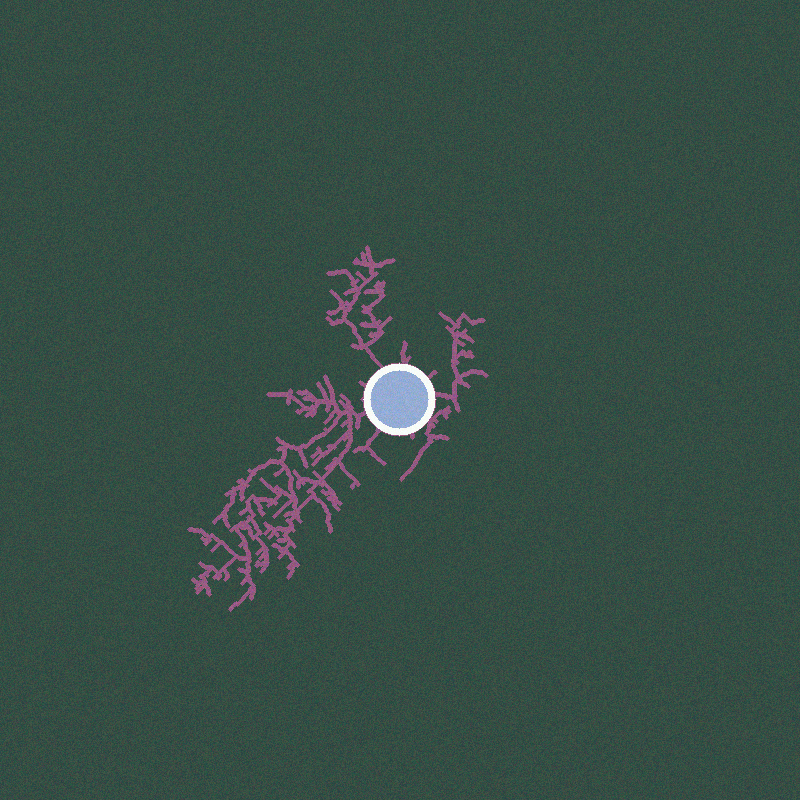
%> input picture artificial_colored/c49.png, 800 x 800 px
$ octave test_run.m   (GNU Octave 9; MATLAB toolbox functions it lacks are replaced by stand-ins)
%> lines starting %> are read from the running program, lines starting %| are printed output that depends on the picture; in (x1, y1, x2, y2) boxes, pixels count from 0 and x2, y2 are one past the last pixel; in counts of white or black regions, pixels touching at a corner belong together; the program's own positions count from 1
### results_skewness/colorextract_artificial.m
function skleton = colorextract_artificial(filename, mode)

if isstring(filename) || ischar(filename)
    RGB = imread(filename);
else
    RGB = filename;
end

if mode == 'r'
    RGB = imrotate(RGB, 180);
end
% imshow(RGB)

%convert frame from RGB to YCBCR colorspace
lab_he = rgb2lab(RGB);
[h, w, ~] = size(RGB);
% [33 lines of commented-out code are left out]

lab_he = lab_he(:,:,2);
lab_he = adpmedian(lab_he,3);
% Image2= rgb2gray(lab_he);
% figure, imshow(Image2)
Image2 = imbinarize(lab_he, 12);
% imshow(Image2)
Image2 = bwareaopen(Image2, 40);

% [4 lines of commented-out code are left out]
circle_info_set = round(mean(hough_circle(im2bw(rgb2gray(RGB)), .5, .1, 35, 35, 1),2));
circle.centers(1,1) = circle_info_set(2);
circle.centers(1,2) = circle_info_set(1);
circle.radii = circle_info_set(3);
% hold on, Image2 = viscircles(circle.centers, circle.radii, 'Color', 'w');
% Image2 = imfill(Image2, 'holes');
[xgrid, ygrid] = meshgrid(1:size(Image2,2), 1:size(Image2,1));
circlemask = sqrt((xgrid- circle.centers(1,1)).^2 + ...
    (ygrid- circle.centers(1,2)).^2) <= circle.radii + 2;
circlemask2 = sqrt((xgrid- circle.centers(1,1)).^2 + ...
    (ygrid- circle.centers(1,2)).^2) <= circle.radii + 1;
Image2 = logical(Image2 + circlemask);
%  figure, imshow(Image2)
Image2 = Image2 - circlemask2;
% figure, imshow(Image2)
Image2 = imdilate(Image2, strel('disk',1));

sk = bwmorph(Image2,'thin', inf);
% sk = bwmorph(Image2,'thin', 10);
skleton = bwmorph(sk, 'fill');
% figure, imshow(skleton)
% skleton = bwmorph(skleton,'fill');
% figure, imshow(skleton)
% skleton = bwmorph(skleton,'fill');
% figure, imshow(skleton)
% figure, imshow(skleton)

### artificial_colored/adpmedian.m
function ret = adpmedian(g, Smax)
% Perform adaptive median filtering
% Smax-by-Smax

if (Smax <= 1) || (Smax/2 == round(Smax/2) || (Smax ~= round(Smax)))
    error('Smax must be an odd integer > 1.')
end

f = g;
f(:) = 0;
alreadyProcessed = false(size(g));

% Begin filtering
for k = 3:2:Smax
    zmin = ordfilt2(g, 1, ones(k, k), 'symmetric');
    zmax = ordfilt2(g, k *k, ones(k, k), 'symmetric');
    zmed = medfilt2(g, [k, k], 'symmetric');

    processUsingLevelB = (zmed > zmin) & (zmax > zmed) &...
        ~alreadyProcessed;
    zB = (g > zmin) & (zmax > g);
    outputZxy = processUsingLevelB & zB;
    outputZmed = processUsingLevelB & ~zB;
    f(outputZxy) = g(outputZxy);
    f(outputZmed) = zmed(outputZmed);

    alreadyProcessed = alreadyProcessed | processUsingLevelB;
    if all(alreadyProcessed(:))
        break;
    end
end

f(~alreadyProcessed) = zmed(~alreadyProcessed);
ret = f;

### hough_circle.m
function [para, hough_space,hough_circleOut] = hough_circle(BW,step_r,step_angle,r_min,r_max,p)
%[HOUGH_SPACE,HOUGH_CIRCLE,PARA] = HOUGH_CIRCLE(BW,STEP_R,STEP_ANGLE,R_MAX,P)

[m,n] = size(BW);
size_r = round((r_max-r_min)/step_r)+1;
size_angle = round(2*pi/step_angle);

hough_space = zeros(m,n,size_r);

[rows,cols] = find(BW);
ecount = size(rows);

% Hough Transformation
% Transform (x,y) domain to (a, b, r) domain
% a = x-r*cos(angle)
% b = y-r*sin(angle)
for i=1:ecount
    for r=1:size_r
        for k=1:size_angle
            a = round(rows(i)-(r_min+(r-1)*step_r)*cos(k*step_angle));
            b = round(cols(i)-(r_min+(r-1)*step_r)*sin(k*step_angle));
            if(a>0&a<=m&b>0&b<=n)
                hough_space(a,b,r) = hough_space(a,b,r)+1;
            end
        end
    end
end

% ??????????
max_para = max(max(max(hough_space)));
index = find(hough_space>=max_para*p);
length = size(index);
hough_circleOut=zeros(m,n);
for i=1:ecount
    for k=1:length
        par3 = floor(index(k)/(m*n))+1;
        par2 = floor((index(k)-(par3-1)*(m*n))/m)+1;
        par1 = index(k)-(par3-1)*(m*n)-(par2-1)*m;
        if((rows(i)-par1)^2+(cols(i)-par2)^2<(r_min+(par3-1)*step_r)^2+5&...
                (rows(i)-par1)^2+(cols(i)-par2)^2>(r_min+(par3-1)*step_r)^2-5)
            hough_circleOut(rows(i),cols(i)) = 1;
        end
    end
end

% The output
for k=1:length
    par3 = floor(index(k)/(m*n))+1;
    par2 = floor((index(k)-(par3-1)*(m*n))/m)+1;
    par1 = index(k)-(par3-1)*(m*n)-(par2-1)*m;
    par3 = r_min+(par3-1)*step_r;
    fprintf(1,'Center%d at [%d, %d], radius = %d\n',k,par1,par2,par3);
    para(:,k) = [par1,par2,par3]';

end

### graph_based_rdGen.m
function [TreeStruct, new_result, cellnodes, distinfo, angleinfo] = graph_based_rdGen(image, circleInfo, varargin)
%%This function is differ than the original graph_based function, it should
%%be called when the image is just a skeleton, and can be easily get Tree
%%structure

%%% remove circle in center and find tree initial point
[height, width] = size(image);
radius = circleInfo.radius;
centery = circleInfo.x;
centerx = circleInfo.y;
% ADD 1st mask
initial_image = image;
[xgrid, ygrid] = meshgrid(1:width, 1:height);
mask = sqrt((xgrid-centery).^2 + (ygrid-centerx).^2) <= radius-1;
mask = (mask-1)*(-1);
initial_image = mask.*initial_image;

rootinfo.radius = radius;
rootinfo.x = centerx;
rootinfo.y = centery;
TrueDotsSet = findInitialDots(image, 1, rootinfo, []);

%%Check initialDots existance and store

% index = 1;
for k =1 :size(TrueDotsSet,1)
    %     if (initial_image(TrueDotsSet(k,1), TrueDotsSet(k,1)) ~= 1)
    %         continue
    %     end
    eval(['points.p' num2str(k) '.x = TrueDotsSet(k,2);']);
    eval(['points.p' num2str(k) '.y = TrueDotsSet(k,1);']);
    %     index = index + 1;
end

% imshow(image)
% viscircles([TrueDotsSet(:,2) TrueDotsSet(:,1)],ones(1,size(TrueDotsSet,1)) * 0.3);
parent.x = rootinfo.x;
parent.y = rootinfo.y;
parent.level = 1;

% The input is subnode for central node, parent and image,...
% the output is overthrough node based on the input nodes.
result = newNode_Search(points, initial_image, parent,[], [], 1, circleInfo);
% hold all;
% plot(result(:,2),result(:,1),'.','MarkerSize',20);
%%% prepare desired graph
new_result =zeros(size(result,1), 10);

for l =1 : size(result,1)
    % node[Rx(the distance between parent and child), Ry (same as
    % before), angle, type ,level, parentx, parenty, x, y, middle radius]
    % 11/19/18 modified angle to atan2 and make it as degree  Zaoyi
    new_result(l,:) = [result(l,1)-result(l,5) result(l,2)-result(l,6)...
        atan2(((result(l,6)-result(1,2))),(result(l,1)-result(1,5)))...
        result(l,3) result(l,4) result(l,5) result(l,6) result(l,1) result(l,2) radius];
end
length_level = max(new_result(:,5)); % The highest depth
new_result =[new_result,zeros(size(result,1),1)];
%
% figure, imshow(image)
% viscircles([new_result(:,8) new_result(:,9)],ones(1,size(new_result,1)) * 0.5);

% Make the node set to have an id, which is based on angle
% Modified Zaoyi 11/25/2018
[newnew_result, index] = sort(new_result(:,3));
new_result = new_result(index,:);
for z=1:length_level      % To get the nodes with in the same level
    [samelevely,samelevelx] =  (find(new_result(:,5)==z));
    templevelmatrix = new_result(samelevely,3);
    [h,w] = size(templevelmatrix);
    Id = [1:h].';
    % Give them like a ID for every node, if they are in the same level, they have ID from [1, h].
    for ww=1:h
        new_result(samelevely(ww),10) = Id(ww);
    end
end


% Mark the node set to have ability to handle the children     %%%
% Modified Zaoyi 11/18/2018
[row, col] = size(new_result);
cellnodes = cell(row, col);
for r = 1:row
    for c = 1:col
        cellnodes{r,c} = new_result(r,c);
    end
end

count = 1;
for m = 1:row
    cellnodes{m, 12} = count;
    new_result(m, 12) = count;
    count = count + 1;
end


% Link children method, see specfic in the linkchildern method %% modified
% Zaoyi Chi
cellnodes = linkchildren(cellnodes, row, new_result);

for param = 1:row
    if (cellnodes{param,4} == 1)
        cellnodes{param,4} = 'bifurcation';
    elseif(cellnodes{param,4} == 2)
        cellnodes{param,4} = 'end';
    end
end

% Link siblings method, only for same parent and same level are siblings %
% modified Zaoyi Chi

cellnodes = linksibling(cellnodes, new_result);

if (isempty(varargin))
    % Build TreeStructure %%%Modified Zaoyi
    [TreeStruct, distinfo, angleinfo] = buildTreeStrcut(cellnodes, new_result, rootinfo);
else
    distinfo = varargin{1};
    angleinfo = varargin{2};
    TreeStruct = buildTreeStrcut(cellnodes, new_result, rootinfo, distinfo, angleinfo);
    %%%
end
end

### findInitialDots.m
function TrueDotsSet = findInitialDots(skleton, iterTimes, rootinfo, exdotsSet)
%%Find the initial points of each branch of the skleton
%%The recursive function to find the points, iterTimes starts with 0

[het, len] = size(skleton);
[xgrid, ygrid] = meshgrid(1:len,1:het);

firstMask = (sqrt((xgrid - rootinfo.y).^2 + (ygrid - rootinfo.x).^2)...
    <= rootinfo.radius + iterTimes);

firstMask = -firstMask + 1;
skletonTemp = skleton .* firstMask;

secondMask = (sqrt((xgrid - rootinfo.y).^2 + (ygrid - rootinfo.x).^2)...
    <= rootinfo.radius + iterTimes + 1);

initialDotsImage = skletonTemp .* secondMask;
[dotsSetx, dotsSety] = find(initialDotsImage == 1);
dotsSet = [dotsSetx, dotsSety];


%%Solve the new dotsSet have two adjacent dots, only have the smaller one
numDots = size(dotsSet, 1);
tempdotsOg = dotsSet;
for index = 1:numDots
    tempDot = tempdotsOg(index,:);
    tempDotsSet = setdiff(dotsSet, tempDot, 'rows', 'stable');

    for index2 = 1:size(tempDotsSet,1)
        tempDot2 = tempDotsSet(index2,:);
        if ((tempDot(1) == tempDot2(1) || tempDot(1) == tempDot2(1)+1 || ...
                tempDot(1) == tempDot2(1)-1) && (tempDot(2) == tempDot2(2) || ...
                tempDot(2) == tempDot2(2)+1 || tempDot(2) == tempDot2(2)-1))

            r1 = sqrt((tempDot(1) - rootinfo.x)^2 + (tempDot(2) - rootinfo.y)^2);
            r2 = sqrt((tempDot2(1) - rootinfo.x)^2 + (tempDot2(2) - rootinfo.y)^2);

            if (r1 <= r2)
                dotsSet = setdiff(dotsSet, tempDot2, 'rows', 'stable');
            else
                dotsSet = setdiff(dotsSet, tempDot, 'rows', 'stable');
            end

            break;
        end
    end
end

%%Do comparison between the new dotsSet and previous one
numDots = size(dotsSet,1);
numexDots = size(exdotsSet,1);
tempSet = dotsSet;
for index = 1:numDots
    X = tempSet(index,1);
    Y = tempSet(index,2);
    for index2 = 1:numexDots
        exX = exdotsSet(index2,1);
        exY = exdotsSet(index2,2);
        if ((exX == X || exX == X + 1 ||  exX == X - 1)...
                && (exY == Y || exY == Y + 1 || exY == Y -1))
            dotsSet = setdiff(dotsSet,[X, Y], 'rows', 'stable');
            break;
        end
    end
end

if (iterTimes == 1)
    TrueDotsSet = dotsSet;
else
    TrueDotsSet = union(exdotsSet,dotsSet,'rows','stable');
end

if (iterTimes == 2)
    return;
else
    TrueDotsSet = findInitialDots(skleton, iterTimes + 1, rootinfo,...
        TrueDotsSet);
end

### newNode_Search.m
function [nodesSet,dotsSet] = newNode_Search(points, imageWoCircle, parent, dotsSet, nodesSet, init_flg, circleInfo)
%%This is newNode Search function to handle the always error inside of old
%%node_search function
%%The output will be a matrix with bunch of info
%%1. node.x | 2. node.y | 3. nodeType | 4. parentLevel | 5. parent.x | 6.
%%parent.y

numpoints = numel(fieldnames(points));
for index = 1:numpoints
    eval(['tempX = points.p' num2str(index) '.x;']);
    eval(['tempY = points.p' num2str(index) '.y;']);

    %---------------------Debug code----------------------------
%         imshow(imageWoCircle)
    %      viscircles([tempX tempY], 0.3);
    %-----------------------------------------------------------

    eval(['boxFramex = (points.p' num2str(index) '.x - 1) : (points.p' num2str(index) '.x + 1);']);
    eval(['boxFramey = (points.p' num2str(index) '.y - 1) : (points.p' num2str(index) '.y + 1);']);
    dotsSet = unique([dotsSet; tempX, tempY], 'rows' ,'stable');
    if (init_flg)
        matFrame = initialRemoval(tempX, tempY, imageWoCircle(boxFramey, boxFramex), circleInfo);
    else
        matFrame = imageWoCircle(boxFramey, boxFramex);
    end
    [Ys, Xs] = find(matFrame == 1);
    exactXs = Xs + tempX - 2;
    exactYs = Ys + tempY - 2;

    newdots = setdiff([exactXs, exactYs], dotsSet, 'rows', 'stable');

    numNewDots = size(newdots,1);
    % [13 lines of commented-out code are left out]

    dotsSet = unique([dotsSet; newdots], 'rows', 'stable');

    switch(numNewDots)
        case 0
            if (init_flg)
                continue
            end

            nodeType = 2;
            %--------DEBUG--------------
            %             viscircles([tempX tempY], 1);
            %---------------------------
            nodesSet = [nodesSet; tempX, tempY,...
                nodeType, parent.level, parent.x, parent.y];
        case 1
            newpoints = struct;
            newpoints.p1.x = newdots(1);
            newpoints.p1.y = newdots(2);
            [nodesSet, dotsSet] = newNode_Search(newpoints, imageWoCircle,...
                parent, dotsSet, nodesSet, 0);

        otherwise
            nodeType = 1;
            %--------DEBUG--------------
            %             viscircles([tempX tempY], 1);
            %---------------------------
            nodesSet = [nodesSet; tempX, tempY,...
                nodeType, parent.level, parent.x, parent.y];
            if numNewDots == 3
                indexS = middleOfThree(newdots);
                for index2 = 1:3
                    eval(['newpoints.p' num2str(index2) '.x = newdots(indexS(index2),1);']);
                    eval(['newpoints.p' num2str(index2) '.y = newdots(indexS(index2),2);']);
                end
            elseif (numNewDots == 2) && (init_flg ~= 1)
                newpoints = struct;
                newdots = go_old_way(matFrame,...
                    tempX, tempY, setdiff(dotsSet,newdots,'rows', 'stable'), newdots, nodesSet);
                for index2 = 1:2

                    eval(['newpoints.p' num2str(index2) '.x = newdots(index2,1);']);
                    eval(['newpoints.p' num2str(index2) '.y = newdots(index2,2);']);
                end
            else
                for index2 = 1:numNewDots

                    eval(['newpoints.p' num2str(index2) '.x = newdots(index2,1);']);
                    eval(['newpoints.p' num2str(index2) '.y = newdots(index2,2);']);
                end
            end
            subParent.x = tempX;
            subParent.y = tempY;
            subParent.level = parent.level + 1;
            [nodesSet, dotsSet] = newNode_Search(newpoints, imageWoCircle,...
                subParent, dotsSet, nodesSet, 0);

    end

end
end


% [19 lines of commented-out code are left out]

% [37 lines left out: functions middleOfThree, go_old_way, not called in this run]

function matFrame = initialRemoval(tempX, tempY, inputFrame, circleInfo)
deg = rad2deg(atan2(circleInfo.y-tempY, tempX-circleInfo.x));
if deg == 180
    deg = -180;
end
inputList = inputFrame(:);
choice = zeros(8,3);
choice(5,:) = [1, 2, 3];
choice(6,:) = [2, 3, 6];
choice(7,:) = [3, 6, 9];
choice(8,:) = [6, 8, 9];
choice(1,:) = [7, 8, 9];
choice(2,:) = [4, 7, 8];
choice(3,:) = [1, 4, 7];
choice(4,:) = [1, 2, 4];

for index = 1:8
    if (deg < (index-4)*45) && (deg >= (index-5)*45)
        ratio = (deg - (index-5)*45)/45;
        if ratio > .5
            if (index == 8)
                out = choice(1,:);
            else
                out = choice(index+1,:);
            end
        else
            out = choice(index,:);
        end
        break;
    end
end
inputList(out) = 0;
matFrame = reshape(inputList, [3,3]);
end

### results_skewness/test_run.m

rateTable = zeros(10,1);
fn = "c49.png";


i = 0;
for sigma = 0:0.0011:0.01
    i = i +1;
    fn_rt = imnoise(imread(fn),'gaussian', 0, sigma);
%> fn_rt is the input picture: size 800x800x3 uint8; mean R, G, B 55.3, 78.5, 69.7
%     snr_table(i) = computeSNR(rgb2gray(imread(fn)), rgb2gray(fn_rt), 'd');
    sk = colorextract_artificial(fn, 'n');
%> in colorextract_artificial, `Image2 = imbinarize(lab_he, 12);`:
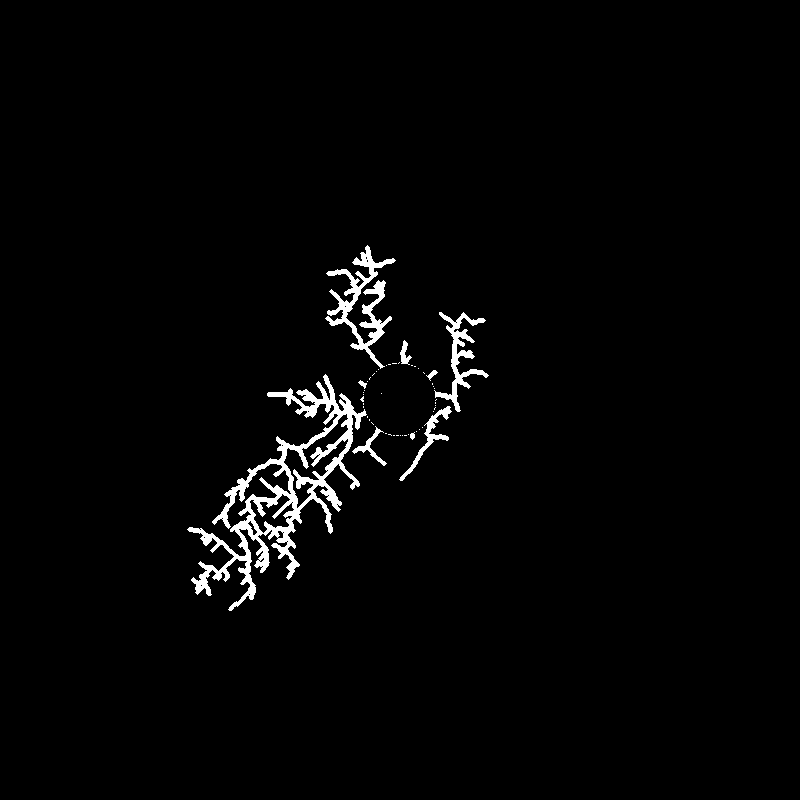
%> Image2: size 800x800 logical; 2% white; 51 white regions (42 under 20 px), largest, box (x1, y1, x2, y2) and area: (187, 374, 367, 611) 8163, (325, 245, 396, 369) 2257, (434, 312, 489, 412) 1257
%> in hough_circle, `[rows,cols] = find(BW);`: rows = 4067 values from 266 to 585; cols = 4067 values from 196 to 457
%> in hough_circle, `ecount = size(rows);`: ecount = [4067 1]
%> after the loop in hough_circle, `for i=1:ecount`:
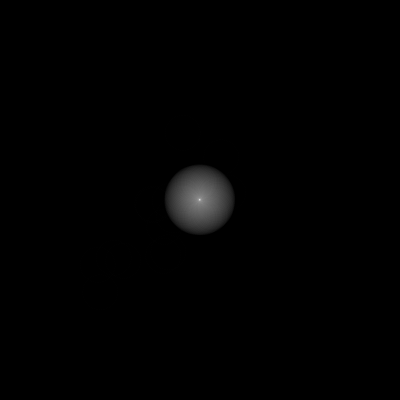
%> hough_space: size 800x800 double (shown at 1/2 size); min 0, max 63, mean 0.4; drawn with min black and max white
%> in hough_circle, `max_para = max(max(max(hough_space)));`: max_para = 63
%> in hough_circle, `index = find(hough_space>=max_para*p);`: index = 319600
%> in hough_circle, `length = size(index);`: length = [1 1]
%> after the loop in hough_circle, `for i=1:ecount`:
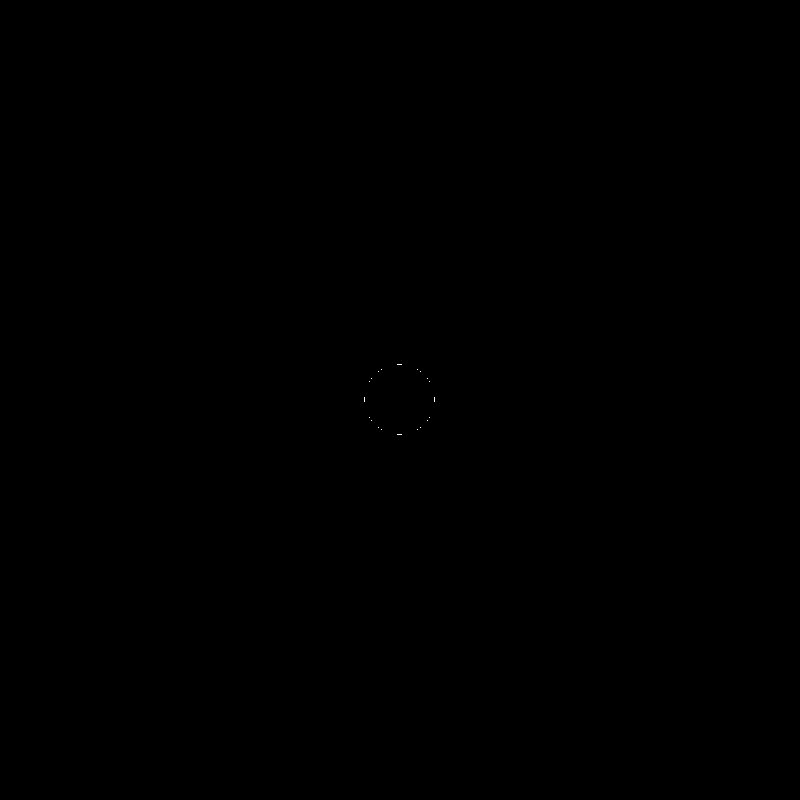
%> hough_circleOut: size 800x800 double; values 0 (black) and 1 (white), 0.01% white in thin lines or dots, all inside (x1, y1, x2, y2) = (364, 364, 435, 435)
%> the loop in hough_circle, `for k=1:length` made 1 pass
%> (par3, par2, par1) on pass 1: (35, 400, 400)
%> (printed output is left out)
%> after the loop in hough_circle, `for k=1:length`: para = [400; 400; 35]
%> in colorextract_artificial, `circle.radii = circle_info_set(3);`: circle.radii = 35
    sk_rt = colorextract_artificial(fn_rt, 'n');
%> the loop in adpmedian (call 2), `for k = 3:2:Smax` made 1 pass
%> pass 1, in adpmedian (call 2), `zB = (g > zmin) & (zmax > g);`:
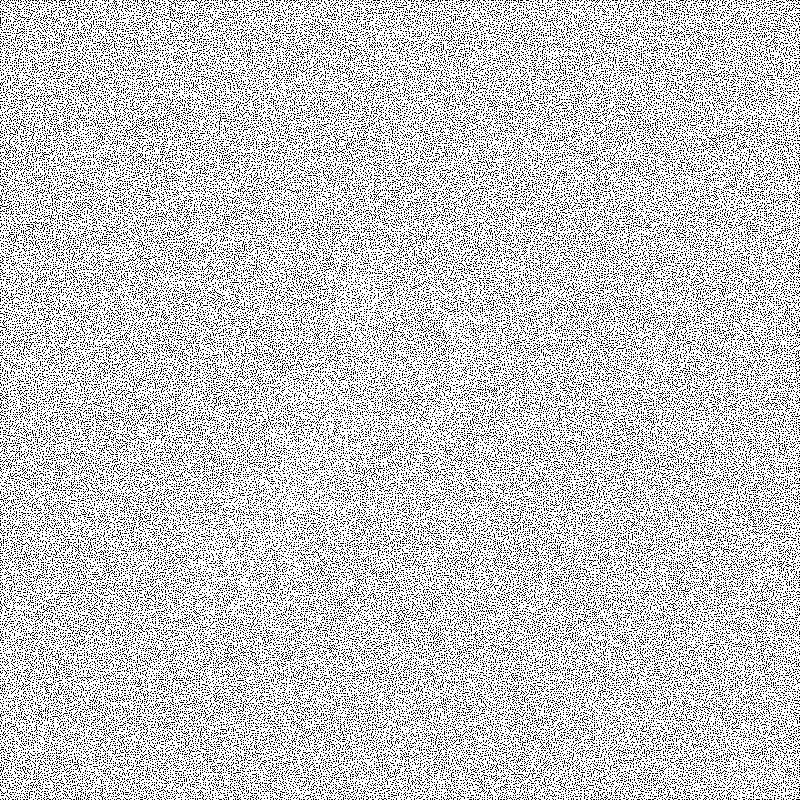
%> zB: size 800x800 logical; 77.9% white; black in thin lines or dots
%> the loop in hough_circle (call 2), `for k=1:length` made 1 pass
%> (printed output is left out)
    circleRef.x = 400;
    circleRef.y = 400;
    circleRef.radius = 35;

    circleTest.x = 400;
    circleTest.y = 400;
    circleTest.radius = 35;

    [tree_test, ~, cell_test] = graph_based_rdGen(sk_rt, circleTest);
%> in findInitialDots, `[dotsSetx, dotsSety] = find(initialDotsImage == 1);`: dotsSetx = 165 values from 363 to 436
%> in findInitialDots, `dotsSet = [dotsSetx, dotsSety];`: dotsSet = 165 rows, first 12: [400 363; 392 364; 393 364; 394 364; 395 364; 396 364; 397 364; 398 364; 399 364; 401 364; 402 364; 403 364]
%> in findInitialDots, `numDots = size(dotsSet, 1);`: numDots = 165
%> in findInitialDots, `tempdotsOg = dotsSet;`: tempdotsOg has the same summary as dotsSet
%> the loop in findInitialDots, `for index = 1:numDots` made 165 passes
%> tempDot on passes 1 to 3: [400 363], [392 364], [393 364]
%> after the loop in findInitialDots, `for index = 1:numDots`: dotsSet = 58 rows, first 12: [399 364; 401 364; 403 364; 405 364; 407 364; 391 365; 409 365; 411 365; 387 366; 385 367; 383 368; 381 369]; r1 = 36.88; r2 = 36.14
%> in findInitialDots, `numDots = size(dotsSet,1);`: numDots = 58
%> in findInitialDots, `tempSet = dotsSet;`: tempSet has the same summary as dotsSet
%> the loop in findInitialDots, `for index = 1:numDots` made 58 passes
%> (X, Y) on passes 1 to 4: (399, 364), (401, 364), (403, 364), (405, 364)
%> in findInitialDots, `TrueDotsSet = dotsSet;`: TrueDotsSet has the same summary as dotsSet
%> in findInitialDots (call 2), `dotsSet = [dotsSetx, dotsSety];`: dotsSet = 21 rows, first 12: [416 366; 417 367; 429 377; 430 378; 432 380; 368 381; 432 381; 367 382; 367 383; 363 401; 363 402; 363 407]
%> in findInitialDots (call 2), `tempdotsOg = dotsSet;`: tempdotsOg has the same summary as dotsSet
%> the loop in findInitialDots (call 2), `for index = 1:numDots` made 21 passes
%> tempDot on passes 1 to 4: [416 366], [417 367], [429 377], [430 378]
%> the loop in findInitialDots (call 2), `for index = 1:numDots` made 12 passes
%> (X, Y) on passes 1 to 4: (417, 367), (429, 377), (368, 381), (432, 381)
%> in findInitialDots (call 2), `TrueDotsSet = union(exdotsSet,dotsSet,'rows','stable');`: TrueDotsSet = 67 rows, first 12: [399 364; 401 364; 403 364; 405 364; 407 364; 391 365; 409 365; 411 365; 387 366; 385 367; 383 368; 381 369]
%> the loop in graph_based_rdGen, `for k =1 :size(TrueDotsSet,1)` made 67 passes
%> the loop in newNode_Search, `for index = 1:numpoints` made 1 pass
%> (Ys, Xs, exactXs, exactYs, numNewDots, dotsSet) on pass 1: ([3; 1; 2], [1; 2; 2], [363; 364; 364], [400; 398; 399], 2, [364 399; 363 400; 364 398])
%> the run ends on the next line
